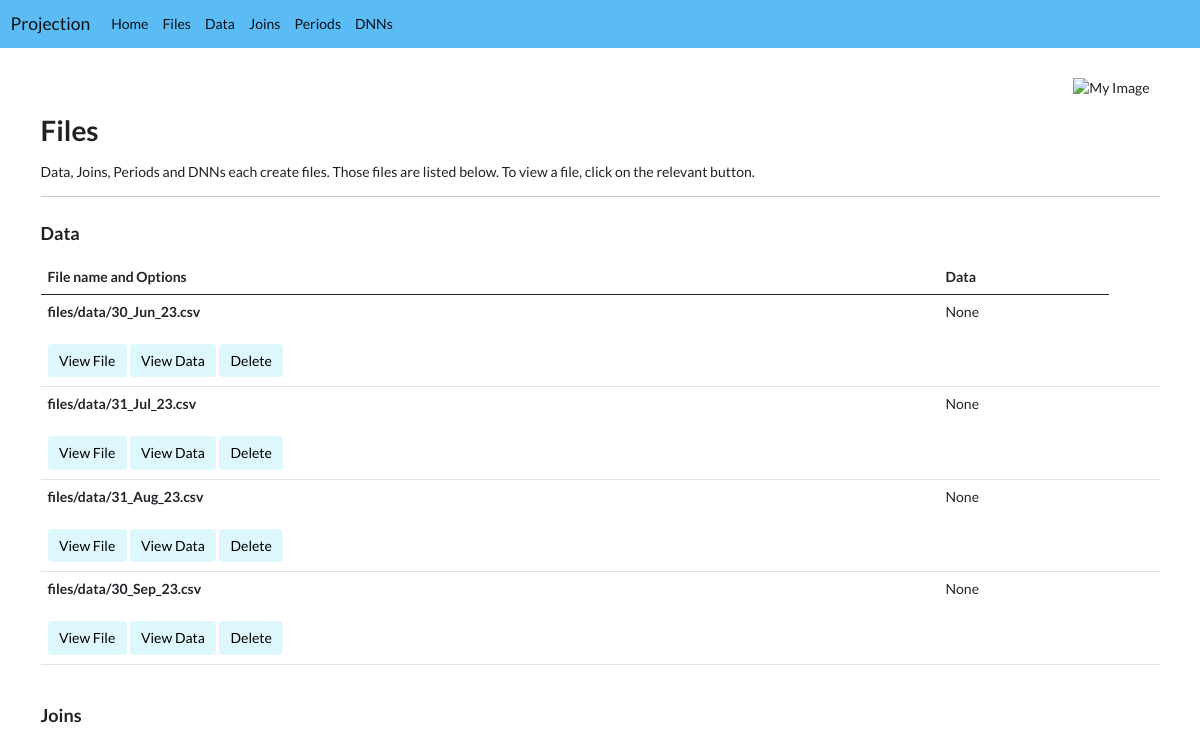
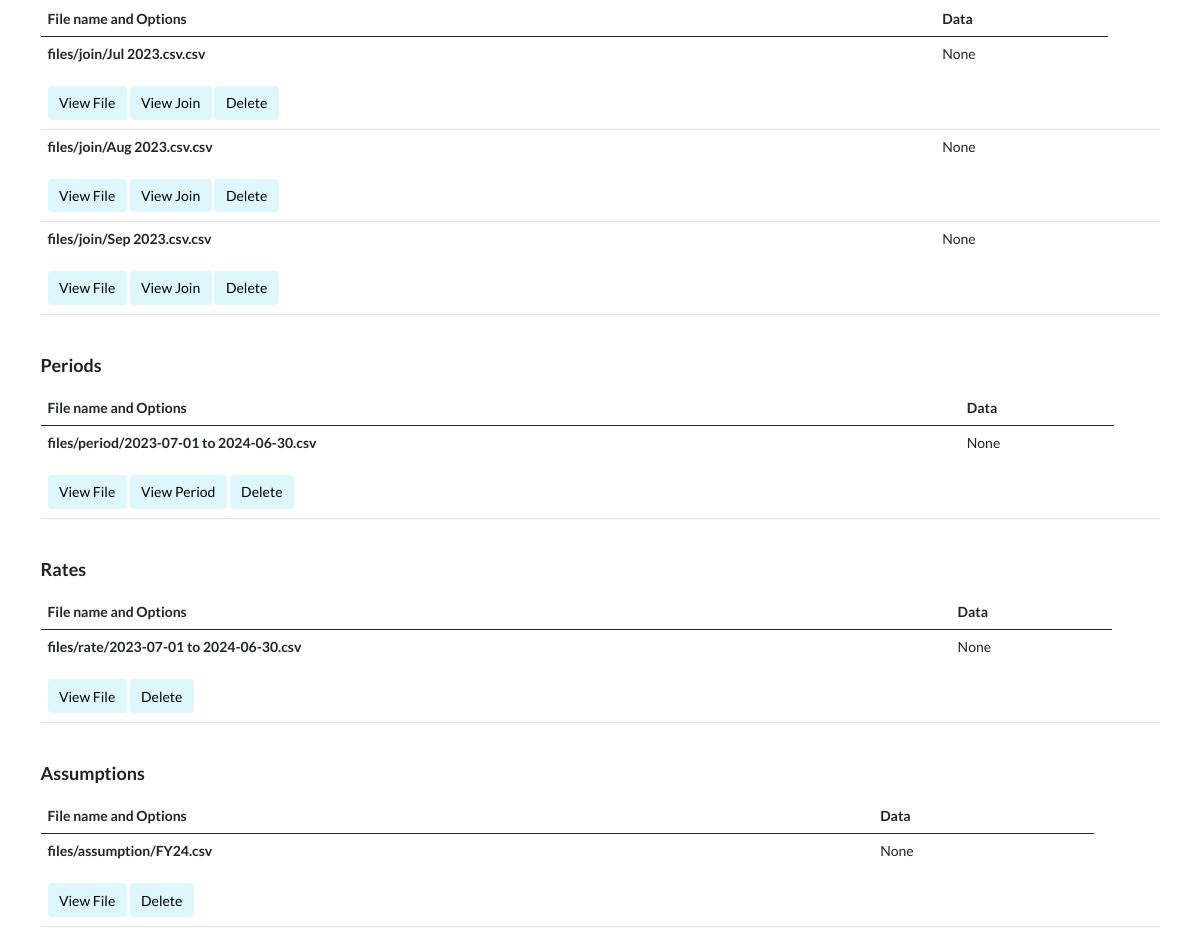
The page /list/file on the database as committed earlier (2 pictures, top to bottom).
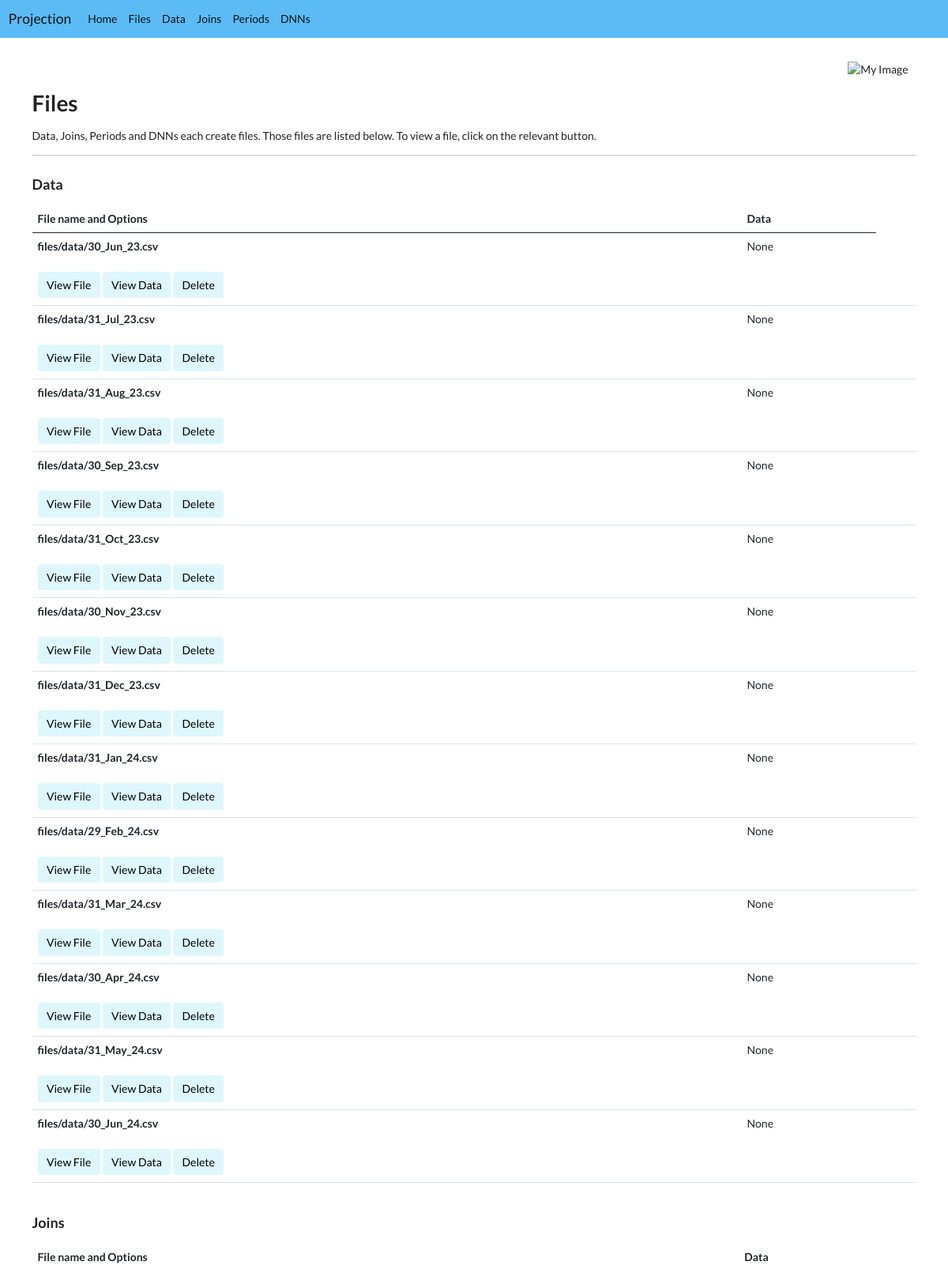
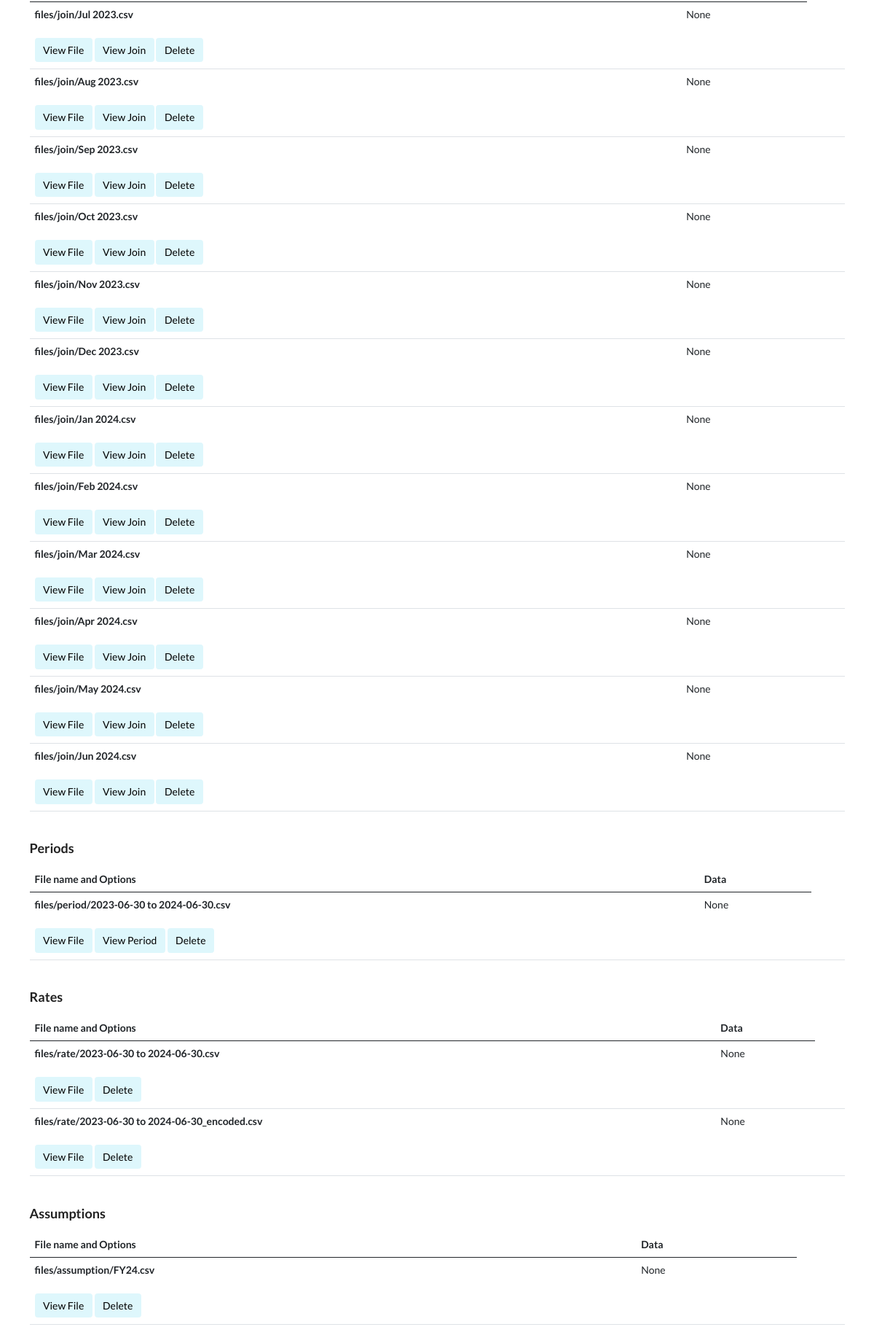
The same page on the database as committed later (2 pictures, top to bottom).
### app/models.py (models this page shows, shortened)
class FileModel(Model):
    TYPE_CHOICES = [
        ("start", "Start File"),
        ("end", "End File"),
        ("data", "Data File"),
        ("joint", "Joint File"),
        ("lapse", "Lapse File"),
        ("rate", "Rate File"),
        ("assumption", "Assumption File"),
        ("projection", "Projection File"),
    ]
    name = "file"
    name_singular = "File"
    name_plural = "Files"
    description = "Data, Joins, Periods and DNNs each create files. Those files are listed below. To view a file, click on the relevant button."
    name = CharField(max_length=512)
    time_stamp = DateTimeField(auto_now_add=True, null=True,blank=True)
    last_update = DateTimeField(null=True,blank=True)
    document = FileField(upload_to="files/", blank=True, null=True)
    type = CharField(max_length=100, blank=True, null=True, choices=TYPE_CHOICES)
    def __str__(self):
        if self.name: return self.name
        else: "No name given"
        return self.name
    def owner(self):
        if self.type == "data": model = Data
        elif self.type == "join": model = Join
        elif self.type == "period": model = Period
        elif self.type.lower() == "dnn": model = DNN
        elif self.type == "projection": model = Projection
        else: return None
        return model.objects.filter(file=self).first()
    def df(self):
        try:
            return pd.read_csv(str(self.name))
        except:
            return None
    def df_top(self):
        try:
            df = pd.read_csv(str(self.name), nrows=4)
            return df
        except:
            return
    def df_top_html(self):
        try:
            return self.df_top().to_html(classes=['table', 'table-striped', 'table-center'], index=False, justify='center', formatters=formatters, render_links=True,)
        except:
            return

### app/views.py (the view)
# urls.py: path("list/<model_str>", list, name="list"),
def list(request, model_str):
    model, form = get_model(model_str)
    items = model.objects.all()
    dnns = DNN.objects.all()
    models = [Data, Join, Period, DNN]
    types = ['data', 'join', 'period', 'rate', 'assumption']
    context = {'items': items, 'model_str': model_str, 'models': models, 'types': types, "dnns": dnns, 'model': model}
    return render(request, model_str + "s.html", context)

### app/forms.py (called while the page is built, shortened)
def get_model(model_str):
    if model_str == "file": return FileModel, None

### app/templates/files.html (shortened to what this page needs)
{% extends 'base.html'%}
{% block content %}
<h1>{{ model.name_plural }}</h1>
<p>{{ model.description }}</p>
<hr>
{% for type in types %}
<h3>{{ type | capfirst }}{% if type != "data" %}s{% endif %}</h3>
    <div class="scrollable-content">
        <table class="table">
            <thead class="tablehead">
                <th>File name and Options</th>
                <th>Data</th>
            </thead>
            {% for item in items %}
            {% if item.type == type %}
            <tr>
                <td><b>{{ item }}</b><br>
                    {{ item.df.shape }}<br>
                    <a class="btn btn-yak" href="{% url 'item' model_str item.id %}">View File</a>
                    {% if item.owner %}
                    <a class="btn btn-yak" href="{% url 'item' item.type item.owner.id %}">View {{ type | capfirst }}</a>
                    {% endif %}
                    <a class="btn btn-yak" href="{% url 'delete' model_str item.id %}">Delete</a>
                </td>
                <td>{{ item.df_top_html | safe }}</td>
                <td>
                </td>
            </tr>
            {% endif %}
            {% endfor %}
        </table>
    </div>
{% endfor %}
{% endblock %}

### app/templates/base.html (shortened to what this page needs)
<!doctype html>
{% load static %}
<html lang="en">
  <head>
    <link href="https://cdn.jsdelivr.net/npm/bootstrap@5.0.0-beta3/dist/css/bootstrap.min.css" rel="stylesheet">
    <link rel="stylesheet" type="text/css" href="{% static 'styles.css' %}">
    <link rel="stylesheet" type='text/css' href="https://cdnjs.cloudflare.com/ajax/libs/semantic-ui/2.2.14/semantic.min.css">
  </head>
  <body style="background-color: {{colour}};">
{% include 'navbar.html' %}
  <br/>
  <div class = "container">
<div>
    <img src="{% static 'actuarial.jpg' %}" alt="My Image" height="150" style="float: right; margin-left: 10px; padding: 10px;">
</div>
   <br/>
   {% block content %}
   {% endblock %}
  </div>
  </body>
</html>

### app/templates/navbar.html
<nav class="navbar navbar-light navbar-expand-xl" style="background-color: #5BBBF4;">
  <div class="container-fluid">
    <a class="navbar-brand" href="{% url 'home' %}">Projection</a>
        <ul class="navbar-nav me-auto mb-2 mb-lg-0">
          <li class="nav-item"><a class="nav-link active" href="{% url 'home' %}">Home</a></li>
          <li class="nav-item"><a class="nav-link active" href="{% url 'list' 'file' %}">Files</a></li>
          <li class="nav-item"><a class="nav-link active" href="{% url 'list' 'data' %}">Data</a></li>
          <li class="nav-item"><a class="nav-link active" href="{% url 'list' 'join' %}">Joins</a></li>
          <li class="nav-item"><a class="nav-link active" href="{% url 'list' 'period' %}">Periods</a></li>
          <li class="nav-item"><a class="nav-link active" href="{% url 'list' 'dnn' %}">DNNs</a></li>
        </ul>
  </div>
</nav>

### app/static/styles.css (style rules this page uses)
.btn-yak { color: black; background-color: #DEF7FC; border-color: #DEF7FC; margin-top: 2px; margin-bottom: 2px; }

### app/templates/files.html (style rules this page uses)
.scrollable-content { display: block; overflow-x: auto; white-space: nowrap; }

Rows that differ between the two databases and show on the page:
removed FileModel: name "files/join/Jul 2023.csv.csv", type "Join", df_top_html "None"
removed FileModel: name "files/join/Aug 2023.csv.csv", type "Join", df_top_html "None"
removed FileModel: name "files/join/Sep 2023.csv.csv", type "Join", df_top_html "None"
removed FileModel: name "files/period/2023-07-01 to 2024-06-30.csv", type "Period", df_top_html "None"
removed FileModel: name "files/rate/2023-07-01 to 2024-06-30.csv", df_top_html "None", shown under "Rate"
added FileModel: name "files/data/31_Oct_23.csv", type "Data", df_top_html "None"
added FileModel: name "files/data/30_Nov_23.csv", type "Data", df_top_html "None"
added FileModel: name "files/data/31_Dec_23.csv", type "Data", df_top_html "None"
added FileModel: name "files/data/31_Jan_24.csv", type "Data", df_top_html "None"
added FileModel: name "files/data/29_Feb_24.csv", type "Data", df_top_html "None"
added FileModel: name "files/data/31_Mar_24.csv", type "Data", df_top_html "None"
added FileModel: name "files/data/30_Apr_24.csv", type "Data", df_top_html "None"
added FileModel: name "files/data/31_May_24.csv", type "Data", df_top_html "None"
added FileModel: name "files/data/30_Jun_24.csv", type "Data", df_top_html "None"
added FileModel: name "files/join/Jul 2023.csv", type "Join", df_top_html "None"
added FileModel: name "files/join/Aug 2023.csv", type "Join", df_top_html "None"
added FileModel: name "files/join/Sep 2023.csv", type "Join", df_top_html "None"
added FileModel: name "files/join/Oct 2023.csv", type "Join", df_top_html "None"
added FileModel: name "files/join/Nov 2023.csv", type "Join", df_top_html "None"
added FileModel: name "files/join/Dec 2023.csv", type "Join", df_top_html "None"
added FileModel: name "files/join/Jan 2024.csv", type "Join", df_top_html "None"
added FileModel: name "files/join/Feb 2024.csv", type "Join", df_top_html "None"
added FileModel: name "files/join/Mar 2024.csv", type "Join", df_top_html "None"
added FileModel: name "files/join/Apr 2024.csv", type "Join", df_top_html "None"
added FileModel: name "files/join/May 2024.csv", type "Join", df_top_html "None"
added FileModel: name "files/join/Jun 2024.csv", type "Join", df_top_html "None"
added FileModel: name "files/period/2023-06-30 to 2024-06-30.csv", type "Period", df_top_html "None"
added FileModel: name "files/rate/2023-06-30 to 2024-06-30.csv", df_top_html "None", shown under "Rate"
added FileModel: name "files/rate/2023-06-30 to 2024-06-30_encoded.csv", df_top_html "None", shown under "Rate"
